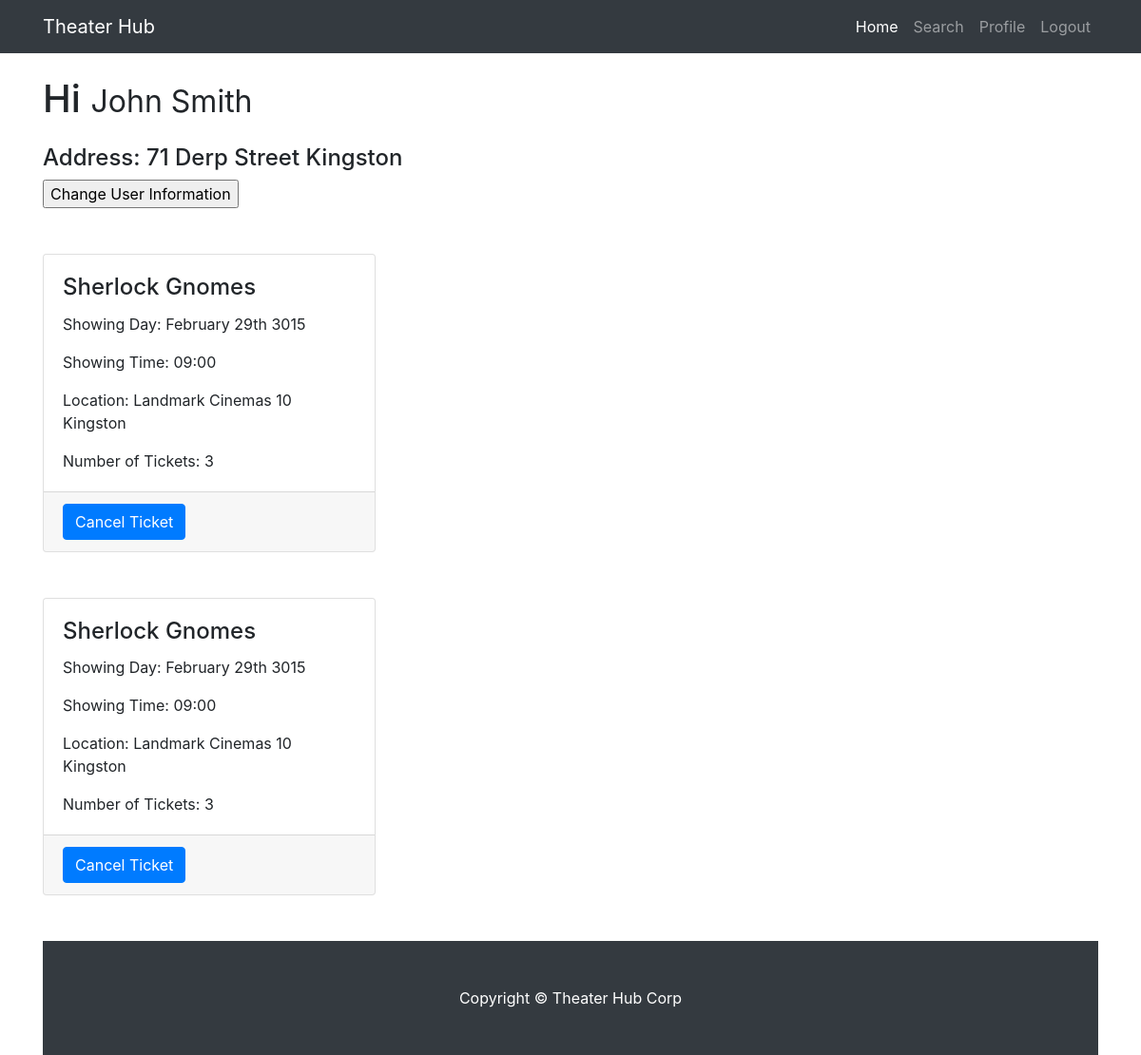
Screenshot of /profile.php (signed in) with the database file from the repository.
### tables this page shows
CREATE TABLE User (
AccountNumber 	 VARCHAR(8) 		NOT NULL,
FNAME 			 VARCHAR(30) 		NOT NULL,
LNAME 			 VARCHAR (30) 		NOT NULL,
StreetNumber 	 INTEGER 			NOT NULL,
Street 			 VARCHAR(15) 		NOT NULL,
City 			 VARCHAR(15) 		NOT NULL,
PhoneNumber 	 INTEGER 			NOT NULL,   
Email 			 VARCHAR(30) 		NOT NULL,
Password 		 VARCHAR(20) 		NOT NULL,
CreditCardNumber VARCHAR(16) 		,
ExpDate 		 NUMERIC(4,0) 		,         
 
IsAdmin          NUMERIC(1,0)       NOT NULL,
PRIMARY KEY (AccountNumber)  
);

CREATE TABLE Reservations (
AccountNumber 	    CHAR(8) 			NOT NULL,
ReservationNumber   INTEGER             NOT NULL,    
ShowingNumber       INTEGER             NOT NULL,    
Quantity 		    INTEGER     	    NOT NULL,
PRIMARY KEY(ReservationNumber),
FOREIGN KEY(ShowingNumber) REFERENCES Showing(ShowingNumber),
FOREIGN KEY(AccountNumber) REFERENCES User(AccountNumber) ON DELETE CASCADE
);

CREATE TABLE Showing (
ShowingNumber               INTEGER         NOT NULL,    
MovieTitle			        VARCHAR(30)	    NOT NULL,
ComplexName			        VARCHAR(50)	    NOT NULL,
StartTime			        VARCHAR(30) 	NOT NULL,    
StartDate			        VARCHAR(30)     NOT NULL,    
TheaterNumber			    INTEGER		    NOT NULL,
NumberOfSeatsAvailable      INTEGER		    NOT NULL,
PRIMARY KEY(ShowingNumber, MovieTitle),
FOREIGN KEY(MovieTitle) REFERENCES Movie(MovieTitle),
FOREIGN KEY(ComplexName, TheaterNumber) REFERENCES TheaterRoom(ComplexName,TheaterNumber)
);

### profile.php (the view, shortened to what this page needs)
<?php
    $servername = "localhost";
    $username = "root";
    $password = "";
    $dbname = "final_theaterdb";
    $conn = new mysqli($servername, $username, $password, $dbname);
    $accountnumber = $_SESSION["accountnumber"];
    $fname_query_result = $conn->query("select FNAME from User where AccountNumber ='$accountnumber'");
    $fname = mysqli_fetch_array($fname_query_result)['FNAME'];
    $lname_query_result = $conn->query("select LNAME from User where AccountNumber ='$accountnumber'");
    $lname = mysqli_fetch_array($lname_query_result)['LNAME'];
    $streetnum_query_result = $conn->query("select StreetNumber from User where AccountNumber ='$accountnumber'");
    $streetnum = mysqli_fetch_array($streetnum_query_result)['StreetNumber'];
    $street_query_result = $conn->query("select Street from User where AccountNumber ='$accountnumber'");
    $street = mysqli_fetch_array($street_query_result)['Street'];
    $city_query_result = $conn->query("select City from User where AccountNumber ='$accountnumber'");
    $city = mysqli_fetch_array($city_query_result)['City'];
    $resnum_query_result = $conn->query("select ReservationNumber from Reservations where AccountNumber ='$accountnumber'");
?>
<!DOCTYPE html>
<html lang="en">
  <head>
    <link href="vendor/bootstrap/css/bootstrap.min.css" rel="stylesheet">
    <link href="css/portfolio-item.css" rel="stylesheet">
  </head>
  <body>
    <nav class="navbar navbar-expand-lg navbar-dark bg-dark fixed-top">
      <div class="container">
        <a class="navbar-brand" href="#">Theater Hub</a>
        <div class="collapse navbar-collapse" id="navbarResponsive">
          <ul class="navbar-nav ml-auto">
            <li class="nav-item active">
              <a class="nav-link" href="home.php">Home
              </a>
            </li>
            <li class="nav-item">
              <a class="nav-link" href="search.php">Search</a>
            </li>
             <li class="nav-item">
              <a class="nav-link" href="profile.php">Profile</a>
            </li>
            <li class="nav-item">
              <a class="nav-link" href="login.html">Logout</a>
            </li>
          </ul>
        </div>
      </div>
    </nav>
    <div class="container">
      <h1 class="my-4">Hi
        <?php
        echo "<small>" . $fname . " "  . $lname . "</small>";
        ?>
      </h1>
      <h4> Address: <?php echo "$streetnum "; echo " $street"; echo  "  $city"; ?> </h4>
      <form>
<input type="button" value="Change User Information" onclick="window.location.href='UserSettings.php'" />
</form>
<br>
<?php
while ($row = mysqli_fetch_array($resnum_query_result)) {
    $shonum_query_result = $conn->query("select ShowingNumber from Reservations where AccountNumber ='$accountnumber'");
    $shonum = mysqli_fetch_array($shonum_query_result)['ShowingNumber'];
    $quantity_query_result = $conn->query("select Quantity from Reservations where AccountNumber ='$accountnumber'");
    $quantity = mysqli_fetch_array($quantity_query_result)['Quantity'];
    $date_query_result = $conn->query("select StartDate from Showing where ShowingNumber ='$shonum'");
    $date = mysqli_fetch_array($date_query_result)['StartDate'];
    $complex_query_result = $conn->query("select ComplexName from Showing where ShowingNumber ='$shonum'");
    $complex = mysqli_fetch_array($complex_query_result)['ComplexName'];
    $time_query_result = $conn->query("select StartTime from Showing where ShowingNumber ='$shonum'");
    $time = mysqli_fetch_array($time_query_result)['StartTime'];
    $movie_query_result = $conn->query("select MovieTitle from Showing where ShowingNumber ='$shonum'");
    $movie = mysqli_fetch_array($movie_query_result)['MovieTitle'];
?>
    <div class="row">
       <div class="col-sm-4 my-4">
          <div class="card">
            <div class="card-body">
              <h4 class="card-title"> <?php echo  $movie ; ?> </h4>
              <p class="card-text">Showing Day: <?php echo  $date ; ?> </p>
               <p class="card-text">Showing Time: <?php echo $time ; ?> </p>
               <p class="card-text">Location: <?php echo  $complex ; ?> </p>
               <p class="card-text">Number of Tickets: <?php echo  $quantity ; ?> </p>
            </div>
            <div class="card-footer">
            	<?php
            	echo "<form method='get' action='cancelticket.php'>";
                echo "<input type='submit' class='btn btn-primary'  value='Cancel Ticket' >";
                echo "</form>";
                ?>
            </div>
          </div>
        </div>
    </div>
<?php
}
?>
    <br>
    <footer class="py-5 bg-dark">
      <div class="container">
        <p class="m-0 text-center text-white">Copyright &copy; Theater Hub Corp</p>
      </div>
    </footer>
  </body>
</html>

### css/portfolio-item.css (style rules this page uses)
body { padding-top: 54px; }
@media (min-width: 992px) { body { padding-top: 56px; } }

### rows the page displays
user: FNAME "John", LNAME "Smith", StreetNumber "71", Street "Derp Street", City "Kingston"
reservations: showing.MovieTitle "Sherlock Gnomes", showing.StartDate "February 29th 3015", showing.StartTime "09:00", showing.ComplexName "Landmark Cinemas 10 Kingston", quantity "3"
reservations: showing.MovieTitle "Sherlock Gnomes", showing.StartDate "February 29th 3015", showing.StartTime "09:00", showing.ComplexName "Landmark Cinemas 10 Kingston", quantity "3"
